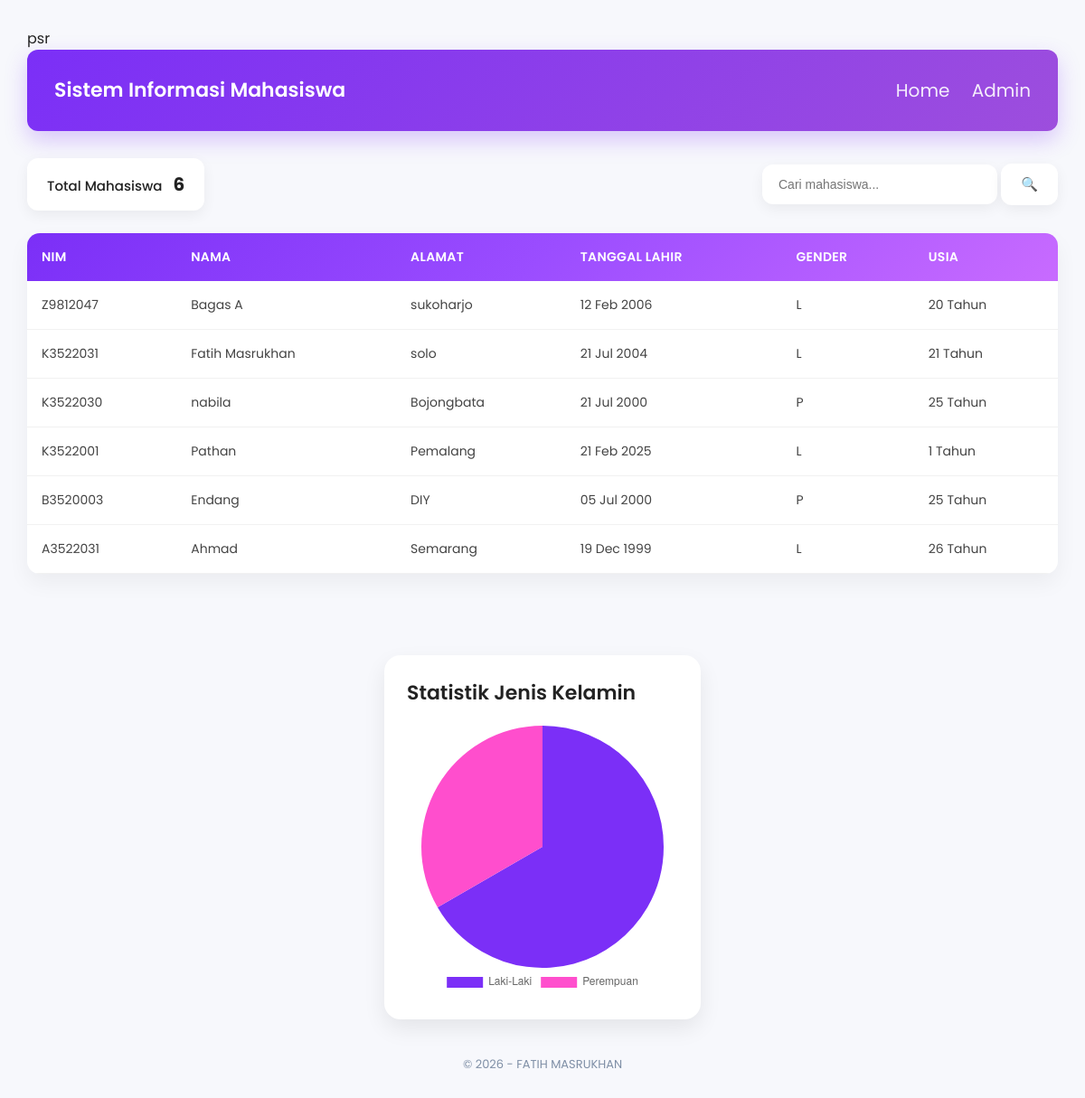
The page / on the database its author committed.
### tables this page shows
CREATE TABLE `mahasiswa` (
  `NIM` varchar(15) NOT NULL,
  `NAMA` varchar(100) NOT NULL,
  `ALAMAT` text NOT NULL,
  `TANGGAL LAHIR` date NOT NULL,
  `GENDER` enum('P','L') NOT NULL
);

### index.php (the view, shortened to what this page needs)
<?php
include 'koneksi.php';
$search = isset($_GET['search']) ? $_GET['search'] : '';
if ($search) {
    $query = "SELECT * FROM mahasiswa
              WHERE NIM LIKE '%$search%'
              OR NAMA LIKE '%$search%'
              ORDER BY NIM DESC";
} else {
    $query = "SELECT * FROM mahasiswa ORDER BY NIM DESC";
}
$result = mysqli_query($conn, $query);
$lakiQuery = mysqli_query($conn, "SELECT COUNT(*) as total FROM mahasiswa WHERE GENDER='L'");
$lakiData = mysqli_fetch_assoc($lakiQuery);
$laki = $lakiData['total'];
$perempuanQuery = mysqli_query($conn, "SELECT COUNT(*) as total FROM mahasiswa WHERE GENDER='P'");
$perempuanData = mysqli_fetch_assoc($perempuanQuery);
$perempuan = $perempuanData['total'];
?>
<?php include 'templates/header.php'; ?>
<div class="top-bar">
    <div class="total-box">
        Total Mahasiswa
        <span><?= $laki + $perempuan; ?></span>
    </div>
    <div class="search-box">
        <form method="GET">
            <input
                type="text"
                name="search"
                placeholder="Cari mahasiswa..."
                value="<?= $search; ?>"
            >
            <button class="stat-box" type="submit">
                🔍
            </button>
        </form>
    </div>
</div>
<table class="table-modern">
    <thead>
        <tr>
            <th>NIM</th>
            <th>NAMA</th>
            <th>ALAMAT</th>
            <th>TANGGAL LAHIR</th>
            <th>GENDER</th>
            <th>USIA</th>
        </tr>
    </thead>
    <tbody>
    <?php while ($row = mysqli_fetch_assoc($result)) : ?>
        <tr>
            <td><?= $row['NIM']; ?></td>
            <td><?= $row['NAMA']; ?></td>
            <td><?= $row['ALAMAT']; ?></td>
            <td><?= date('d M Y', strtotime($row['TANGGAL LAHIR'])); ?></td>
            <td><?= $row['GENDER']; ?></td>
            <td>
                <?php $lahir = new DateTime($row['TANGGAL LAHIR']);
                $today = new DateTime();
                $usia = $today->diff($lahir)->y;
                echo $usia . " Tahun";
                ?>
            </td>
        </tr>
    <?php endwhile; ?>
    </tbody>
</table>
<div class="chart-wrapper">
    <div class="chart-container">
        <h3>Statistik Jenis Kelamin</h3>
        <canvas id="genderChart"></canvas>
    </div>
</div>
<script>
const ctx = document.getElementById('genderChart');
new Chart(ctx, {
    type: 'pie',
    data: {
        labels: ['Laki-Laki', 'Perempuan'],
        datasets: [{
            data: [<?= $laki ?>, <?= $perempuan ?>],
            backgroundColor: [
                '#7b2ff7',   // laki
                '#ff4ecd'    // perempuan
            ],
            borderWidth: 0
        }]
    },
    options: {
        responsive: true,
        plugins: {
            legend: {
                position: 'bottom'
            }
        }
    }
});
</script>
<?php include 'templates/footer.php'; ?>

### templates/header.php (shortened to what this page needs)
<!DOCTYPE html>
<html>
<head>
    <link rel="stylesheet" href="/mahasiswa/css/style.css">
</head>
<body>
<header class="header">
    <h2>Sistem Informasi Mahasiswa</h2>
    <nav>
        <a href="/mahasiswa/index.php">Home</a>
        <a href="/mahasiswa/admin.php">Admin</a>
    </nav>
</header>

### templates/footer.php
<footer class="footer">
    <p>© <?= 2026; ?> - FATIH MASRUKHAN</p>
</footer>
</body>
</html>

### css/style.css (style rules this page uses)
* { margin: 0; padding: 0; box-sizing: border-box; }
body { font-family: 'Poppins', sans-serif; background: #f7f8fc; color: #222; padding: 30px; }
.header { background: linear-gradient(135deg, #7b2ff7, #9d4edd); color: white; padding:30px; border-radius: 12px; display: flex; justify-content: space-between; align-items: center; margin-bottom: 30px; box-shadow: 0 10px 25px rgba(123, 47, 247, 0.25); }
.header h2 { margin: 0; line-height: 1; display: flex; align-items: center; }
.header nav a { color: white; text-decoration: none; margin-left: 20px; font-size: 20px; opacity: 0.9; transition: 0.3s; }
h2 { font-size: 22px; font-weight: 600; margin-bottom: 25px; }
h3 { margin-bottom: 20px; font-size: 22px; font-weight: 600; }
.top-bar { display: flex; justify-content: space-between; align-items: center; margin-bottom: 25px; gap: 20px; flex-wrap: wrap; }
.total-box, .stat-box, .card-info { background: white; padding: 14px 22px; border-radius: 12px; box-shadow: 0 5px 15px rgba(0,0,0,0.06); font-weight: 500; font-size: 15px; }
.total-box span { font-weight: 700; font-size: 20px; margin-left: 8px; }
.search-box input { padding: 14px 18px; border-radius: 12px; border: none; outline: none; width: 260px; box-shadow: 0 5px 15px rgba(0,0,0,0.06); font-size: 14px; }
table { width: 100%; border-collapse: collapse; background: white; border-radius: 14px; overflow: hidden; box-shadow: 0 10px 25px rgba(0,0,0,0.05); }
thead { background: linear-gradient(135deg, #7b2ff7, #9b4dff, #c86bff); color: white; }
th { padding: 16px; text-align: left; font-size: 14px; font-weight: 600; letter-spacing: 0.3px; }
td { padding: 16px; font-size: 14px; color: #444; border-bottom: 1px solid #f1f1f1; }
button { cursor: pointer; border: none; }
.chart-wrapper { display: flex; justify-content: center; margin-top: 50px; }
.chart-container { margin-top: 40px; background: white; padding: 25px; border-radius: 18px; box-shadow: 0 10px 25px rgba(0,0,0,0.08); width: fit-content; }
.chart-container h3 { margin-bottom: 20px; font-weight: 600; }
.chart-container canvas { margin-top: 15px; }
.footer { margin-top: 40px; text-align: center; font-size: 13px; color: #7f8fa6; }

### rows shown on the page
mahasiswa: NIM "Z9812047", NAMA "Bagas A", ALAMAT "sukoharjo", TANGGAL LAHIR "12 Feb 2006", GENDER "L"
mahasiswa: NIM "K3522031", NAMA "Fatih Masrukhan", ALAMAT "solo", TANGGAL LAHIR "21 Jul 2004", GENDER "L"
mahasiswa: NIM "K3522030", NAMA "nabila", ALAMAT "Bojongbata", TANGGAL LAHIR "21 Jul 2000", GENDER "P"
mahasiswa: NIM "K3522001", NAMA "Pathan", ALAMAT "Pemalang", TANGGAL LAHIR "21 Feb 2025", GENDER "L"
mahasiswa: NIM "B3520003", NAMA "Endang", ALAMAT "DIY", TANGGAL LAHIR "05 Jul 2000", GENDER "P"
mahasiswa: NIM "A3522031", NAMA "Ahmad", ALAMAT "Semarang", TANGGAL LAHIR "19 Dec 1999", GENDER "L"

### other values the page prints
$laki + $perempuan "6"
chart data {{ $laki }} 4
chart data {{ $perempuan }} 2
